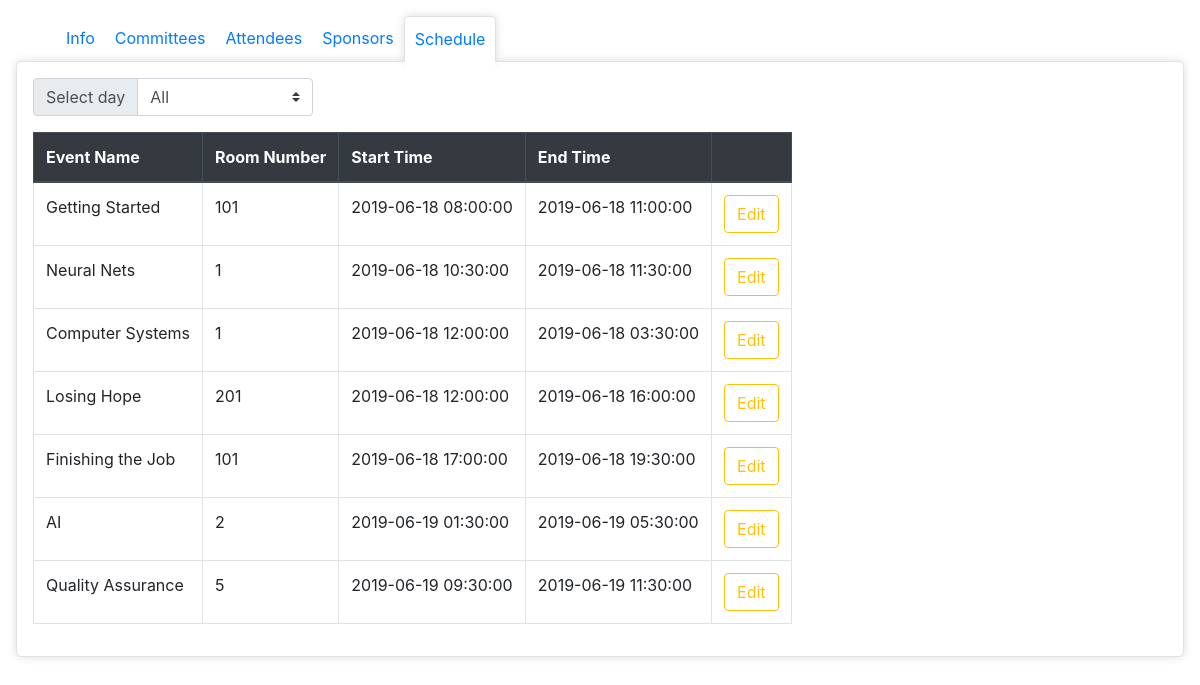
Screenshot of /schedule/schedule.php with the database file from the repository.
### tables this page shows
CREATE TABLE `session` (
	`name` VARCHAR(30),
	`room` INT NOT NULL,
	`start_time` DATETIME NOT NULL,
	`end_time` DATETIME NOT NULL,
	INDEX (`start_time`),
	PRIMARY KEY (`room`,`start_time`)
);

### util/DBController.php (called while the page is built, shortened)
<?php
class DBController {
    private $host = "localhost";
    private $username = "root";
    private $dbname = "conference";
    private $conn;
    function __construct() {
	$this->conn = $this->connectDB();
    }
    function connectDB() {
	$conn = new PDO("mysql:host=$this->host;dbname=$this->dbname", $this->username);
        return $conn;
    }
    function runQuery($query) {
	$statement = $this->conn->prepare($query);
	$statement->execute();
	return $statement->fetchAll(PDO::FETCH_ASSOC);
    }
}
?>

### schedule/PrintScheduleTable.php (the view)
<?php
    function printScheduleTable($values){
        $headers = ['Event Name', 'Room Number', 'Start Time', 'End Time', ' '];
        echo '<table class="table table-bordered table-hover">';
        echo '<thead class="thead-dark">';
        echo "<tr>";
        foreach($headers as $header){
            echo "<th>$header</th>";
        }
        echo "</tr>";
        echo "</thead>";
        foreach ($values as $row) {
            echo "<tr>";
            foreach ($row as $stmt){
                echo '<td>'.$stmt."</td>";
            }
            $room = $row['room'];
            $startTime = $row['start_time'];
            $endTime = $row['end_time'];
            $functionCall = "editSchedule(". $room .", '" . $startTime."', '". $endTime ."')";
            echo '<td>'.'<button id="edit" type="button" class="btn btn-outline-warning" onclick="'.$functionCall.'">Edit</button>'."</td>";
            echo "</tr>";
        }
        echo "</table>";
    }
?>

### css/style.css (style rules this page uses)
html { height: 100%; width: 100%; }
body { padding: 16px; }
table { margin-top: 16px; width: auto !important; }

### rows the page displays
session: name "Getting Started", room "101", start_time "2019-06-18 08:00:00", end_time "2019-06-18 11:00:00"
session: name "Neural Nets", room "1", start_time "2019-06-18 10:30:00", end_time "2019-06-18 11:30:00"
session: name "Computer Systems", room "1", start_time "2019-06-18 12:00:00", end_time "2019-06-18 03:30:00"
session: name "Losing Hope", room "201", start_time "2019-06-18 12:00:00", end_time "2019-06-18 16:00:00"
session: name "Finishing the Job", room "101", start_time "2019-06-18 17:00:00", end_time "2019-06-18 19:30:00"
session: name "AI", room "2", start_time "2019-06-19 01:30:00", end_time "2019-06-19 05:30:00"
session: name "Quality Assurance", room "5", start_time "2019-06-19 09:30:00", end_time "2019-06-19 11:30:00"

### other values shown
$header "Event Name"
$header "Room Number"
$header "Start Time"
$header "End Time"
